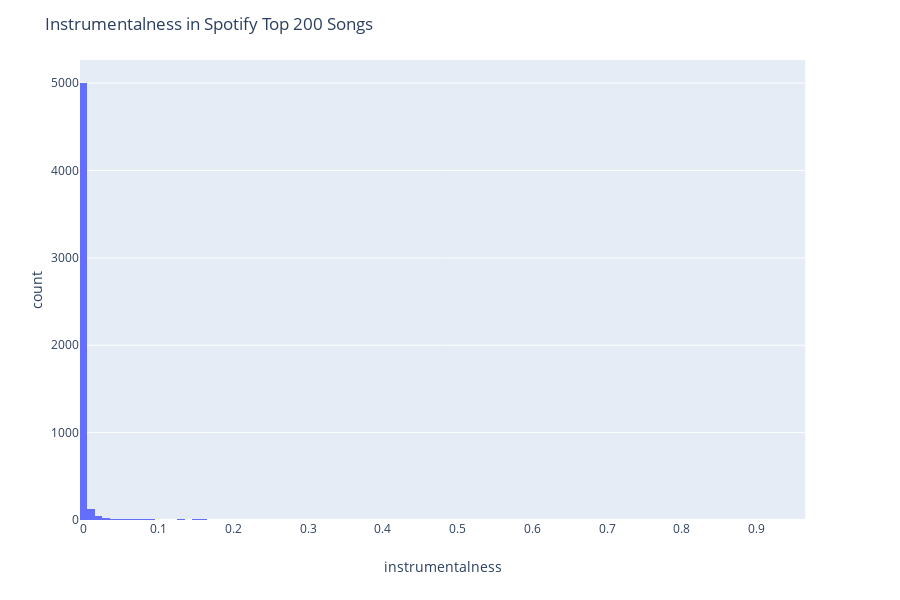

Notebook cell for this chart:
### Code cell
instrumentalness = px.histogram(audioFeatures, x='instrumentalness')
instrumentalness.update_layout(title_text = 'Instrumentalness in Spotify Top 200 Songs')
instrumentalness.show()

### Figure 1 — Plotly figure (JSON) as saved in the notebook; plotly's stock layout.template omitted (floating-point values rounded to 4 significant figures; data arrays with more than 128 entries replaced by an {"elided": "..."} marker saying what was removed)
{"data": [{"alignmentgroup": "True", "bingroup": "x", "hoverlabel": {"namelength": 0}, "hovertemplate": "instrumentalness=%{x}<br>count=%{y}", "legendgroup": "", "marker": {"color": "#636efa"}, "name": "", "offsetgroup": "", "orientation": "v", "showlegend": false, "type": "histogram", "x": {"elided": "5424 float values"}, "xaxis": "x", "yaxis": "y"}], "layout": {"barmode": "relative", "height": 600, "legend": {"tracegroupgap": 0}, "margin": {"t": 60}, "title": {"text": "Instrumentalness in Spotify Top 200 Songs"}, "xaxis": {"anchor": "y", "domain": [0, 0.98], "title": {"text": "instrumentalness"}}, "yaxis": {"anchor": "x", "domain": [0, 1], "title": {"text": "count"}}}}
